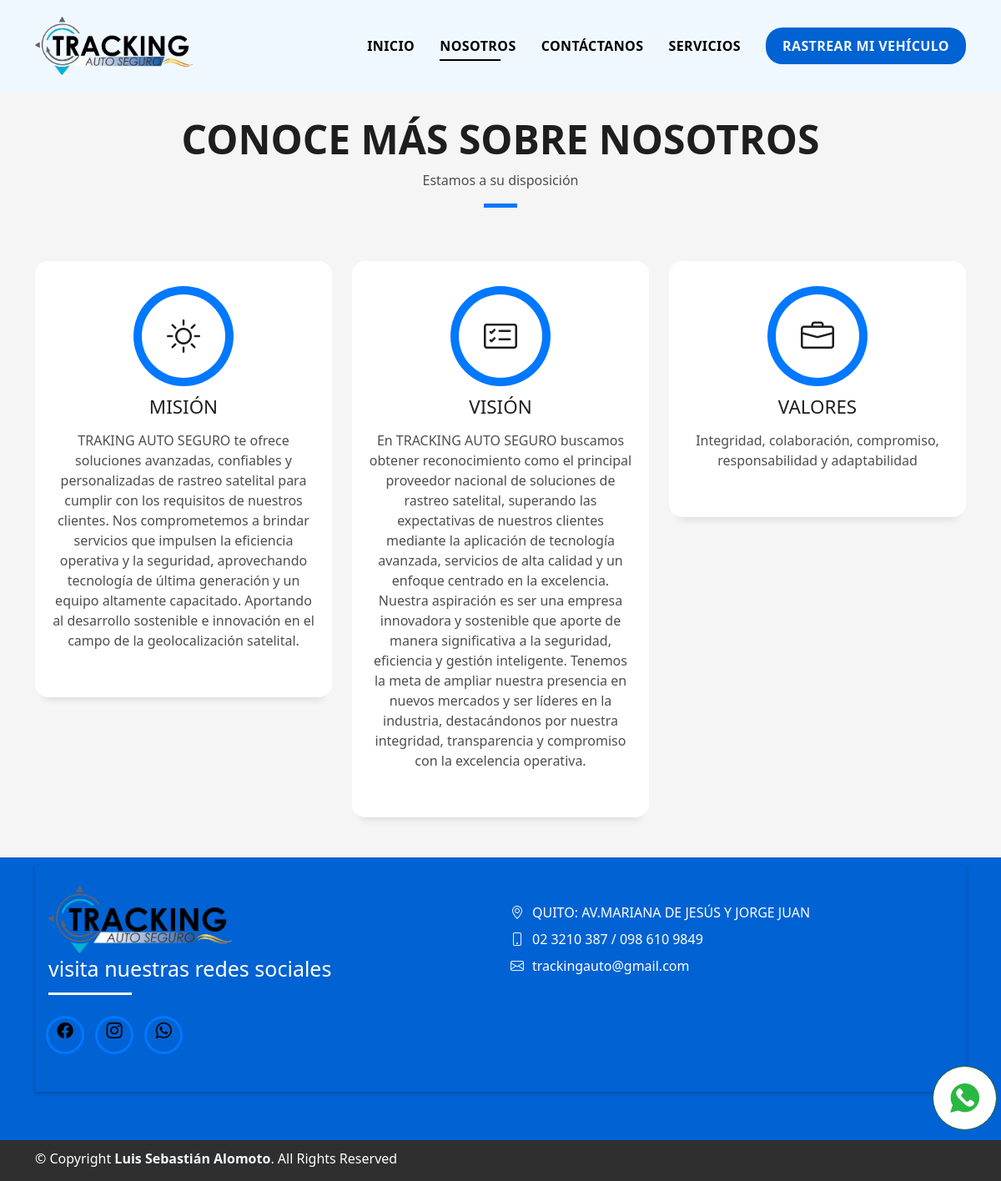
Page /Servicios on the committed database.
### core/models.py (models this page shows, shortened)
class Servicio(models.Model):
    svc = models.CharField(max_length=150, verbose_name="Titulo")
    dcpc = models.TextField(verbose_name="Descripcion")
    icon = models.CharField(max_length=50, verbose_name="Icono")
    about = models.ManyToManyField(About)
    created = models.DateTimeField(auto_now_add=True, verbose_name="Fecha de Creacion")
    updated = models.DateTimeField(auto_now=True, verbose_name="Fecha de Modificacion")
    class Meta:
        verbose_name = 'Nosotros'
        verbose_name_plural = 'Nosotros'
        ordering = ["-created"]

### core/views.py (the view)
# urls.py: path('Servicios',Servicio.as_view(),name="Servicios"),
class Servicio(TemplateView):
    template_name = 'core/Servicios.html'
    def get(self, request):
        about = get_object_or_404(About)
        svc = about.servicio_set.all()
        return render(request, self.template_name,{'svc':svc})

### core/templates/core/Servicios.html (shortened to what this page needs)
{% extends 'core/home.html' %}
{% block link2 %}active{% endblock link2 %}
{% block content %}
{% load static %}
<section id="services" class="services-mf pt-5 route">
  <div class="container">
    <div class="row">
      <div class="col-sm-12">
        <div class="title-box text-center">
          <h3 class="title-a">
            Conoce Más Sobre Nosotros
          </h3>
          <p class="subtitle-a">
            Estamos a su disposición
          </p>
          <div class="line-mf"></div>
        </div>
      </div>
    </div>
    <div class="row">
      {% for svc in svc %}
      <div class="col-md-4">
        <div class="service-box">
          <div class="service-ico">
            <span class="ico-circle"><i class="bi bi-{{svc.icon}}"></i></span>
          </div>
          <div class="service-content">
            <h2 class="s-title">{{svc.svc}}</h2>
            <p class="s-description text-center">
              {{svc.dcpc}}
            </p>
          </div>
        </div>
      </div>
      {% endfor %}
    </div>
  </div>
</section>
{% endblock%}

### core/static/core/css/style.css (style rules this page uses)
body { background-color: #f5f5f5; color: #4e4e4e; }
h1, h2, h3, h4, h5, h6 { color: #1e1e1e; }
.box-shadow, .card-blog, .work-box, .service-box, .paralax-mf { box-shadow: 0 13px 8px -10px rgba(0, 0, 0, 0.1); }
.title-box { margin-bottom: 4rem; }
.title-a { text-decoration: none; font-size: 3rem; font-weight: bold; text-transform: uppercase; }
.subtitle-a { text-decoration: none; color: #4e4e4e; }
.line-mf { width: 40px; height: 5px; background-color: #0078ff; margin: 0 auto; }
.ico-circle { height: 100px; width: 100px; font-size: 2rem; border-radius: 50%; line-height: 1.55; margin: 0 auto; text-align: center; box-shadow: 0 0 0 10px #0078ff; display: block; }
.service-box { background-color: #fff; padding: 2.5rem 1.3rem; border-radius: 1rem; margin-bottom: 3rem; text-align: center; }
.service-box .service-ico { margin-bottom: 1rem; color: #1e1e1e; }
.service-box .ico-circle { transition: all 500ms ease; display: inline-flex; align-items: center; justify-content: center; }
.service-box .ico-circle i { line-height: 0; font-size: 40px; }
.service-box .s-title { font-size: 1.4rem; text-transform: uppercase; text-align: center; padding: 0.4rem 0; }
.service-box .s-description { color: #4e4e4e; }

### rows in the picture
Servicio: svc "MISIÓN", dcpc "TRAKING AUTO SEGURO te ofrece soluciones avanzadas, confiables y personalizadas de rastreo satelital para cumplir con los requisitos de nuestros clientes. Nos comprometemos a brindar servicios que impulsen la eficiencia operativa y la seguridad, aprovechando tecnología de última generación y un equipo altamente capacitado. Aportando al desarrollo sostenible e innovación en el campo de la geolocalización satelital."
Servicio: svc "VISIÓN", dcpc "En TRACKING AUTO SEGURO buscamos obtener reconocimiento como el principal proveedor nacional de soluciones de rastreo satelital, superando las expectativas de nuestros clientes mediante la aplicación de tecnología avanzada, servicios de alta calidad y un enfoque centrado en la excelencia. Nuestra aspiración es ser una empresa innovadora y sostenible que aporte de manera significativa a la seguridad, eficiencia y gestión inteligente. Tenemos la meta de ampliar nuestra presencia en nuevos mercados y ser líderes en la industria, destacándonos por nuestra integridad, transparencia y compromiso con la excelencia operativa."
Servicio: svc "VALORES", dcpc "Integridad, colaboración, compromiso, responsabilidad y adaptabilidad"
